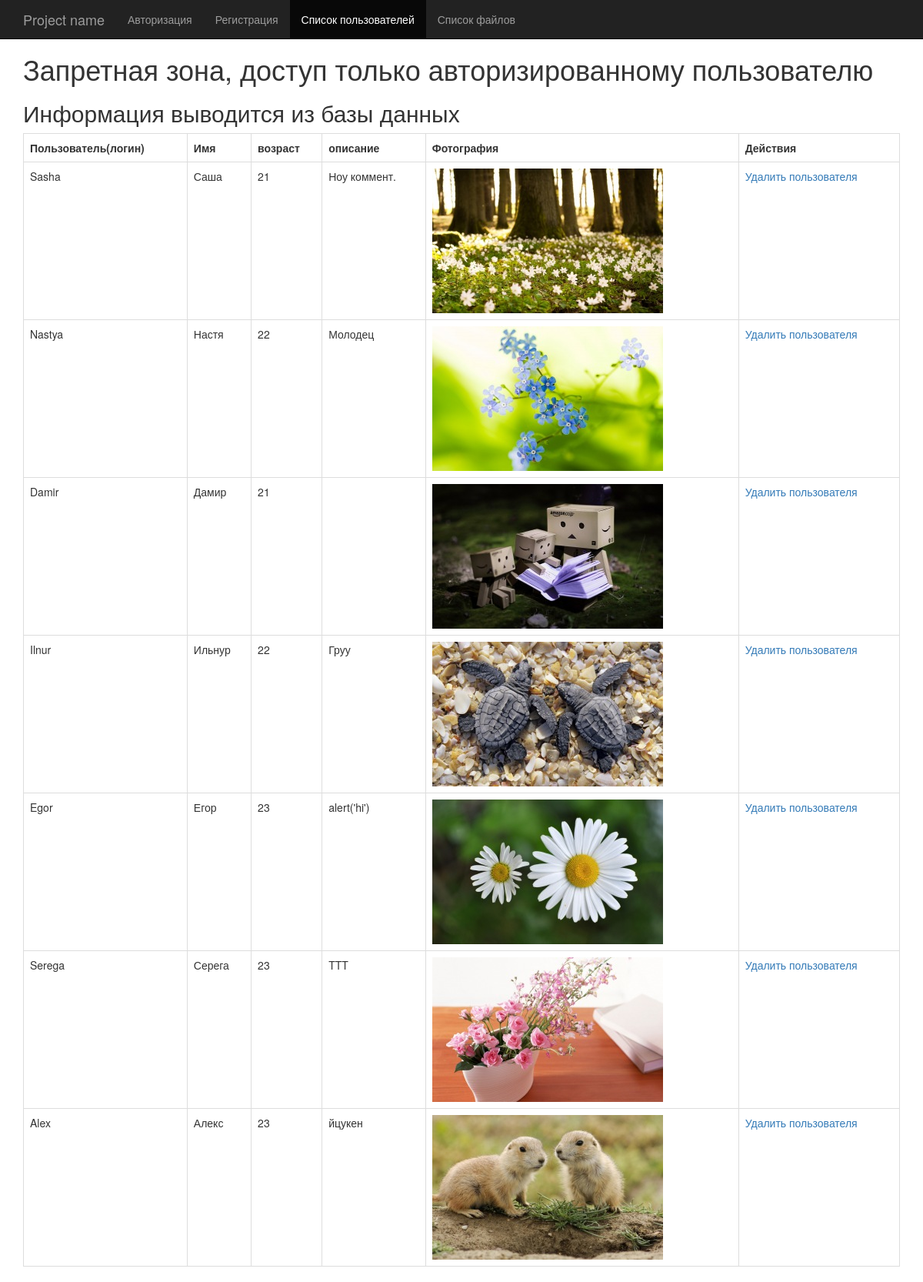
The app's page /starter_homework_4/list.php?action=Masha (signed in) with its own data.
### tables this page shows
CREATE TABLE `users` (
  `id` int(11) NOT NULL,
  `login` varchar(50) NOT NULL,
  `password` varchar(255) NOT NULL,
  `name` tinytext NOT NULL,
  `age` int(11) DEFAULT NULL,
  `description` text,
  `photo` text
);

### starter_homework_4/list_.php (the view)
<?php
require_once 'starter_db.php';
$list = $pdo->prepare("SELECT login, name, age, description, photo FROM users");
$list->execute();
$array_list = $list->fetchAll(PDO::FETCH_ASSOC);
$table_new_list = '';
$action = $_GET['action'];
foreach ($array_list as $mas) {
    switch ($action) {
        case "{$mas['login']}":
            $delete = $pdo->prepare("DELETE FROM users WHERE login=:login");
            $delete->execute([':login' => $mas['login']]);
            break;
        default:
            $table = "<tr><td>{$mas['login']}</td>
                <td>{$mas['name']}</td>
                <td>{$mas['age']}</td>
                <td>{$mas['description']}</td>
                <td><img src='{$mas['photo']}' alt=''></td>
                <td><a href='?action={$mas['login']}'>Удалить пользователя</a></td>
                </tr>";
            $table_new_list .= $table;
            break;
    }
}

### starter_homework_4/list.php (shortened to what this page needs)
<!DOCTYPE html>
<html lang="en">
  <head>
    <link href="css/bootstrap.min.css" rel="stylesheet">
    <link href="starter-template.css" rel="stylesheet">
  </head>
  <body>
    <nav class="navbar navbar-inverse navbar-fixed-top">
      <div class="container">
        <div class="navbar-header">
          <a class="navbar-brand" href="#">Project name</a>
        </div>
        <div id="navbar" class="collapse navbar-collapse">
          <ul class="nav navbar-nav">
            <li><a href="index.php">Авторизация</a></li>
            <li><a href="reg.php">Регистрация</a></li>
            <li class="active"><a href="list.php">Список пользователей</a></li>
            <li><a href="filelist.php">Список файлов</a></li>
          </ul>
        </div>
      </div>
    </nav>
    <div class="container">
    <h1>Запретная зона, доступ только авторизированному пользователю</h1>
      <h2>Информация выводится из базы данных</h2>
      <table class='table table-bordered'>
      <tr>
        <th>Пользователь(логин)</th>
        <th>Имя</th>
        <th>возраст</th>
        <th>описание</th>
        <th>Фотография</th>
        <th>Действия</th>
      </tr>
          <?php
          if (!empty($_SESSION['user'])) {
              require_once 'list_.php';
              foreach ($array_list as $mas) {
                  if ($mas['login']==$_SESSION['user']) {
                      if (isset($table_new_list)) {
                          echo $table_new_list;
                      }
                  }
              }
          }
          ?>
    </table>
    </div>
  </body>
</html>

### starter_homework_4/starter-template.css (style rules this page uses)
body { padding-top: 50px; }

### records on screen
users: login "Sasha", name "Саша", age "21", description "Ноу коммент.", photo (picture)
users: login "Nastya", name "Настя", age "22", description "Молодец"
users: login "Damir", name "Дамир", age "21"
users: login "Ilnur", name "Ильнур", age "22", description "Груу"
users: login "Egor", name "Егор", age "23", description "alert('hi')"
users: login "Serega", name "Серега", age "23", description "TTT"
users: login "Alex", name "Алекс", age "23", description "йцукен"
